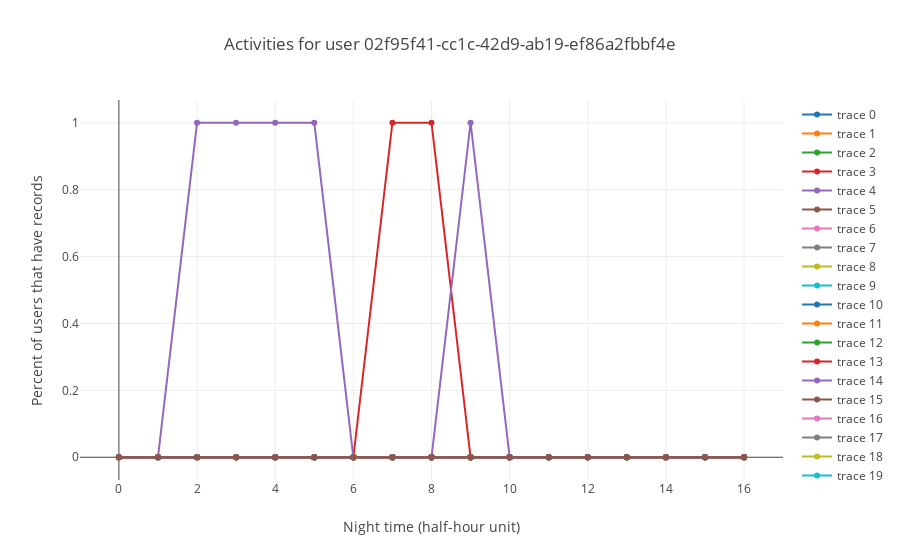

The notebook cell this image was saved under:
### Code cell
user, user_dict = list(user_night_activities.items())[0]
plot_user_activities(user, user_dict)

### Figure 1 — Plotly figure (JSON) as saved in the notebook; plotly's stock layout.template omitted (floating-point values rounded to 4 significant figures)
{"data": [{"type": "scatter", "uid": "f8feb4fc-10fe-4c5e-a527-7425c102a794", "x": [0, 1, 2, 3, 4, 5, 6, 7, 8, 9, 10, 11, 12, 13, 14, 15, 16], "y": [0, 0, 0, 0, 0, 0, 0, 0, 0, 0, 0, 0, 0, 0, 0, 0, 0]}, {"type": "scatter", "uid": "02a5012b-46b7-4a61-846e-a271c59f7448", "x": [0, 1, 2, 3, 4, 5, 6, 7, 8, 9, 10, 11, 12, 13, 14, 15, 16], "y": [0, 0, 0, 0, 0, 0, 0, 0, 0, 0, 0, 0, 0, 0, 0, 0, 0]}, {"type": "scatter", "uid": "963ba1be-37b5-47f1-8317-00af7ac94679", "x": [0, 1, 2, 3, 4, 5, 6, 7, 8, 9, 10, 11, 12, 13, 14, 15, 16], "y": [0, 0, 0, 0, 0, 0, 0, 0, 0, 0, 0, 0, 0, 0, 0, 0, 0]}, {"type": "scatter", "uid": "9fd00917-31fb-4f38-83a8-a0a75f5157da", "x": [0, 1, 2, 3, 4, 5, 6, 7, 8, 9, 10, 11, 12, 13, 14, 15, 16], "y": [0, 0, 0, 0, 0, 0, 0, 1, 1, 0, 0, 0, 0, 0, 0, 0, 0]}, {"type": "scatter", "uid": "cc7124dc-36a2-41ac-9343-e733569baaa2", "x": [0, 1, 2, 3, 4, 5, 6, 7, 8, 9, 10, 11, 12, 13, 14, 15, 16], "y": [0, 0, 1, 1, 1, 1, 0, 0, 0, 1, 0, 0, 0, 0, 0, 0, 0]}, {"type": "scatter", "uid": "55c66a29-429e-4a41-a522-e4096e8451ed", "x": [0, 1, 2, 3, 4, 5, 6, 7, 8, 9, 10, 11, 12, 13, 14, 15, 16], "y": [0, 0, 0, 0, 0, 0, 0, 0, 0, 0, 0, 0, 0, 0, 0, 0, 0]}, {"type": "scatter", "uid": "ac591f4a-70b4-47e3-8c9b-49ca5daa1ecf", "x": [0, 1, 2, 3, 4, 5, 6, 7, 8, 9, 10, 11, 12, 13, 14, 15, 16], "y": [0, 0, 0, 0, 0, 0, 0, 0, 0, 0, 0, 0, 0, 0, 0, 0, 0]}, {"type": "scatter", "uid": "b7a05f18-0615-48a0-9950-c6f0a87fb42f", "x": [0, 1, 2, 3, 4, 5, 6, 7, 8, 9, 10, 11, 12, 13, 14, 15, 16], "y": [0, 0, 0, 0, 0, 0, 0, 0, 0, 0, 0, 0, 0, 0, 0, 0, 0]}, {"type": "scatter", "uid": "cade0514-2646-4c4e-b588-3379405d76a3", "x": [0, 1, 2, 3, 4, 5, 6, 7, 8, 9, 10, 11, 12, 13, 14, 15, 16], "y": [0, 0, 0, 0, 0, 0, 0, 0, 0, 0, 0, 0, 0, 0, 0, 0, 0]}, {"type": "scatter", "uid": "c298a720-55f4-4938-b630-c18a34a5e5f3", "x": [0, 1, 2, 3, 4, 5, 6, 7, 8, 9, 10, 11, 12, 13, 14, 15, 16], "y": [0, 0, 0, 0, 0, 0, 0, 0, 0, 0, 0, 0, 0, 0, 0, 0, 0]}, {"type": "scatter", "uid": "4a850f87-0957-42f0-a4d4-b2f28be21e4e", "x": [0, 1, 2, 3, 4, 5, 6, 7, 8, 9, 10, 11, 12, 13, 14, 15, 16], "y": [0, 0, 0, 0, 0, 0, 0, 0, 0, 0, 0, 0, 0, 0, 0, 0, 0]}, {"type": "scatter", "uid": "67a5baa3-f1cb-45c9-a7cb-f9c8d9f5e74a", "x": [0, 1, 2, 3, 4, 5, 6, 7, 8, 9, 10, 11, 12, 13, 14, 15, 16], "y": [0, 0, 0, 0, 0, 0, 0, 0, 0, 0, 0, 0, 0, 0, 0, 0, 0]}, {"type": "scatter", "uid": "2a5cb307-eb66-47ff-8850-eec3d9e19f26", "x": [0, 1, 2, 3, 4, 5, 6, 7, 8, 9, 10, 11, 12, 13, 14, 15, 16], "y": [0, 0, 0, 0, 0, 0, 0, 0, 0, 0, 0, 0, 0, 0, 0, 0, 0]}, {"type": "scatter", "uid": "cdcd72e5-7994-4984-89cf-3751dba8b347", "x": [0, 1, 2, 3, 4, 5, 6, 7, 8, 9, 10, 11, 12, 13, 14, 15, 16], "y": [0, 0, 0, 0, 0, 0, 0, 0, 0, 0, 0, 0, 0, 0, 0, 0, 0]}, {"type": "scatter", "uid": "6b8e457b-61fc-417d-83ac-e685c5a4a1bb", "x": [0, 1, 2, 3, 4, 5, 6, 7, 8, 9, 10, 11, 12, 13, 14, 15, 16], "y": [0, 0, 0, 0, 0, 0, 0, 0, 0, 0, 0, 0, 0, 0, 0, 0, 0]}, {"type": "scatter", "uid": "ae54acb8-6bea-4a15-9b00-d029c083e866", "x": [0, 1, 2, 3, 4, 5, 6, 7, 8, 9, 10, 11, 12, 13, 14, 15, 16], "y": [0, 0, 0, 0, 0, 0, 0, 0, 0, 0, 0, 0, 0, 0, 0, 0, 0]}, {"type": "scatter", "uid": "52d58077-a8c9-4156-b664-4086bd7dbcf4", "x": [0, 1, 2, 3, 4, 5, 6, 7, 8, 9, 10, 11, 12, 13, 14, 15, 16], "y": [0, 0, 0, 0, 0, 0, 0, 0, 0, 0, 0, 0, 0, 0, 0, 0, 0]}, {"type": "scatter", "uid": "1f7509cf-84ba-40f7-879b-87e5214b7aaf", "x": [0, 1, 2, 3, 4, 5, 6, 7, 8, 9, 10, 11, 12, 13, 14, 15, 16], "y": [0, 0, 0, 0, 0, 0, 0, 0, 0, 0, 0, 0, 0, 0, 0, 0, 0]}, {"type": "scatter", "uid": "dd674e50-8a32-4e15-9d4b-ba48e4bb3e2f", "x": [0, 1, 2, 3, 4, 5, 6, 7, 8, 9, 10, 11, 12, 13, 14, 15, 16], "y": [0, 0, 0, 0, 0, 0, 0, 0, 0, 0, 0, 0, 0, 0, 0, 0, 0]}, {"type": "scatter", "uid": "0955c20e-1f35-43c4-a514-d31aeb13a637", "x": [0, 1, 2, 3, 4, 5, 6, 7, 8, 9, 10, 11, 12, 13, 14, 15, 16], "y": [0, 0, 0, 0, 0, 0, 0, 0, 0, 0, 0, 0, 0, 0, 0, 0, 0]}, {"type": "scatter", "uid": "6890b44c-4350-4638-a7a1-dc7ff35aa1ad", "x": [0, 1, 2, 3, 4, 5, 6, 7, 8, 9, 10, 11, 12, 13, 14, 15, 16], "y": [0, 0, 0, 0, 0, 0, 0, 0, 0, 0, 0, 0, 0, 0, 0, 0, 0]}, {"type": "scatter", "uid": "b837b92b-2677-4614-90e5-6840ef3b52c3", "x": [0, 1, 2, 3, 4, 5, 6, 7, 8, 9, 10, 11, 12, 13, 14, 15, 16], "y": [0, 0, 0, 0, 0, 0, 0, 0, 0, 0, 0, 0, 0, 0, 0, 0, 0]}, {"type": "scatter", "uid": "1f971af9-f433-44d8-957c-5cd20ac4c842", "x": [0, 1, 2, 3, 4, 5, 6, 7, 8, 9, 10, 11, 12, 13, 14, 15, 16], "y": [0, 0, 0, 0, 0, 0, 0, 0, 0, 0, 0, 0, 0, 0, 0, 0, 0]}, {"type": "scatter", "uid": "413d0eb9-10ab-4b78-ac1f-70d9bab21ec9", "x": [0, 1, 2, 3, 4, 5, 6, 7, 8, 9, 10, 11, 12, 13, 14, 15, 16], "y": [0, 0, 0, 0, 0, 0, 0, 0, 0, 0, 0, 0, 0, 0, 0, 0, 0]}, {"type": "scatter", "uid": "d771fd2e-756c-4eab-8f5c-29bd4cf33631", "x": [0, 1, 2, 3, 4, 5, 6, 7, 8, 9, 10, 11, 12, 13, 14, 15, 16], "y": [0, 0, 0, 0, 0, 0, 0, 0, 0, 0, 0, 0, 0, 0, 0, 0, 0]}, {"type": "scatter", "uid": "f7867bb2-06d8-4965-b306-2a826826d950", "x": [0, 1, 2, 3, 4, 5, 6, 7, 8, 9, 10, 11, 12, 13, 14, 15, 16], "y": [0, 0, 0, 0, 0, 0, 0, 0, 0, 0, 0, 0, 0, 0, 0, 0, 0]}, {"type": "scatter", "uid": "8d36b774-378b-4526-8aed-e3ca9f550fe2", "x": [0, 1, 2, 3, 4, 5, 6, 7, 8, 9, 10, 11, 12, 13, 14, 15, 16], "y": [0, 0, 0, 0, 0, 0, 0, 0, 0, 0, 0, 0, 0, 0, 0, 0, 0]}, {"type": "scatter", "uid": "a7dabe66-b7e7-44a9-9354-06fc979d0bb3", "x": [0, 1, 2, 3, 4, 5, 6, 7, 8, 9, 10, 11, 12, 13, 14, 15, 16], "y": [0, 0, 0, 0, 0, 0, 0, 0, 0, 0, 0, 0, 0, 0, 0, 0, 0]}, {"type": "scatter", "uid": "f51eb11b-f152-4f17-8ae2-d8f5acbeeeb2", "x": [0, 1, 2, 3, 4, 5, 6, 7, 8, 9, 10, 11, 12, 13, 14, 15, 16], "y": [0, 0, 0, 0, 0, 0, 0, 0, 0, 0, 0, 0, 0, 0, 0, 0, 0]}, {"type": "scatter", "uid": "7d2c2a26-942c-4b8b-89cb-bb3173acc7f2", "x": [0, 1, 2, 3, 4, 5, 6, 7, 8, 9, 10, 11, 12, 13, 14, 15, 16], "y": [0, 0, 0, 0, 0, 0, 0, 0, 0, 0, 0, 0, 0, 0, 0, 0, 0]}, {"type": "scatter", "uid": "9da19ce0-30db-4bf1-864d-37e676db0d36", "x": [0, 1, 2, 3, 4, 5, 6, 7, 8, 9, 10, 11, 12, 13, 14, 15, 16], "y": [0, 0, 0, 0, 0, 0, 0, 0, 0, 0, 0, 0, 0, 0, 0, 0, 0]}, {"type": "scatter", "uid": "1fae7209-7e23-4b82-98ff-9a9b6a3a4a18", "x": [0, 1, 2, 3, 4, 5, 6, 7, 8, 9, 10, 11, 12, 13, 14, 15, 16], "y": [0, 0, 0, 0, 0, 0, 0, 0, 0, 0, 0, 0, 0, 0, 0, 0, 0]}, {"type": "scatter", "uid": "08e6774d-85b5-4b52-9142-c9bc9130c3df", "x": [0, 1, 2, 3, 4, 5, 6, 7, 8, 9, 10, 11, 12, 13, 14, 15, 16], "y": [0, 0, 0, 0, 0, 0, 0, 0, 0, 0, 0, 0, 0, 0, 0, 0, 0]}, {"type": "scatter", "uid": "ca948d9d-4ed1-4823-b077-8b8a5c7aa6dd", "x": [0, 1, 2, 3, 4, 5, 6, 7, 8, 9, 10, 11, 12, 13, 14, 15, 16], "y": [0, 0, 0, 0, 0, 0, 0, 0, 0, 0, 0, 0, 0, 0, 0, 0, 0]}, {"type": "scatter", "uid": "a4033093-5eb4-4d95-8061-03b65faee84c", "x": [0, 1, 2, 3, 4, 5, 6, 7, 8, 9, 10, 11, 12, 13, 14, 15, 16], "y": [0, 0, 0, 0, 0, 0, 0, 0, 0, 0, 0, 0, 0, 0, 0, 0, 0]}, {"type": "scatter", "uid": "eaf16416-73e7-46d4-a8c1-c5a07fcf6492", "x": [0, 1, 2, 3, 4, 5, 6, 7, 8, 9, 10, 11, 12, 13, 14, 15, 16], "y": [0, 0, 0, 0, 0, 0, 0, 0, 0, 0, 0, 0, 0, 0, 0, 0, 0]}, {"type": "scatter", "uid": "94ebb43f-b041-4ad0-9960-c6352742b5e6", "x": [0, 1, 2, 3, 4, 5, 6, 7, 8, 9, 10, 11, 12, 13, 14, 15, 16], "y": [0, 0, 0, 0, 0, 0, 0, 0, 0, 0, 0, 0, 0, 0, 0, 0, 0]}, {"type": "scatter", "uid": "ee1b15a7-6195-4faf-86dd-14742ba2ad27", "x": [0, 1, 2, 3, 4, 5, 6, 7, 8, 9, 10, 11, 12, 13, 14, 15, 16], "y": [0, 0, 0, 0, 0, 0, 0, 0, 0, 0, 0, 0, 0, 0, 0, 0, 0]}, {"type": "scatter", "uid": "57cd4a65-5ce2-48b6-a2a1-665d8b230626", "x": [0, 1, 2, 3, 4, 5, 6, 7, 8, 9, 10, 11, 12, 13, 14, 15, 16], "y": [0, 0, 0, 0, 0, 0, 0, 0, 0, 0, 0, 0, 0, 0, 0, 0, 0]}, {"type": "scatter", "uid": "e76b39a3-fbb5-4593-9ef1-d3d0fca8a46a", "x": [0, 1, 2, 3, 4, 5, 6, 7, 8, 9, 10, 11, 12, 13, 14, 15, 16], "y": [0, 0, 0, 0, 0, 0, 0, 0, 0, 0, 0, 0, 0, 0, 0, 0, 0]}, {"type": "scatter", "uid": "0eee0ad5-b43e-45dd-a5a6-0f4a87c0a166", "x": [0, 1, 2, 3, 4, 5, 6, 7, 8, 9, 10, 11, 12, 13, 14, 15, 16], "y": [0, 0, 0, 0, 0, 0, 0, 0, 0, 0, 0, 0, 0, 0, 0, 0, 0]}, {"type": "scatter", "uid": "90ba2bd9-b030-4bf6-87ef-6548cc575dd2", "x": [0, 1, 2, 3, 4, 5, 6, 7, 8, 9, 10, 11, 12, 13, 14, 15, 16], "y": [0, 0, 0, 0, 0, 0, 0, 0, 0, 0, 0, 0, 0, 0, 0, 0, 0]}, {"type": "scatter", "uid": "1efcfde2-fdf3-43a2-bcd7-b36d54241439", "x": [0, 1, 2, 3, 4, 5, 6, 7, 8, 9, 10, 11, 12, 13, 14, 15, 16], "y": [0, 0, 0, 0, 0, 0, 0, 0, 0, 0, 0, 0, 0, 0, 0, 0, 0]}, {"type": "scatter", "uid": "625ed798-307e-4895-b35e-967a6d627a28", "x": [0, 1, 2, 3, 4, 5, 6, 7, 8, 9, 10, 11, 12, 13, 14, 15, 16], "y": [0, 0, 0, 0, 0, 0, 0, 0, 0, 0, 0, 0, 0, 0, 0, 0, 0]}, {"type": "scatter", "uid": "7202c758-3084-4016-8954-6507f2b93624", "x": [0, 1, 2, 3, 4, 5, 6, 7, 8, 9, 10, 11, 12, 13, 14, 15, 16], "y": [0, 0, 0, 0, 0, 0, 0, 0, 0, 0, 0, 0, 0, 0, 0, 0, 0]}, {"type": "scatter", "uid": "25b904eb-af83-48df-8408-8c0e0184ae72", "x": [0, 1, 2, 3, 4, 5, 6, 7, 8, 9, 10, 11, 12, 13, 14, 15, 16], "y": [0, 0, 0, 0, 0, 0, 0, 0, 0, 0, 0, 0, 0, 0, 0, 0, 0]}], "layout": {"title": {"text": "Activities for user 02f95f41-cc1c-42d9-ab19-ef86a2fbbf4e"}, "xaxis": {"title": {"text": "Night time (half-hour unit)"}}, "yaxis": {"title": {"text": "Percent of users that have records"}}}}
